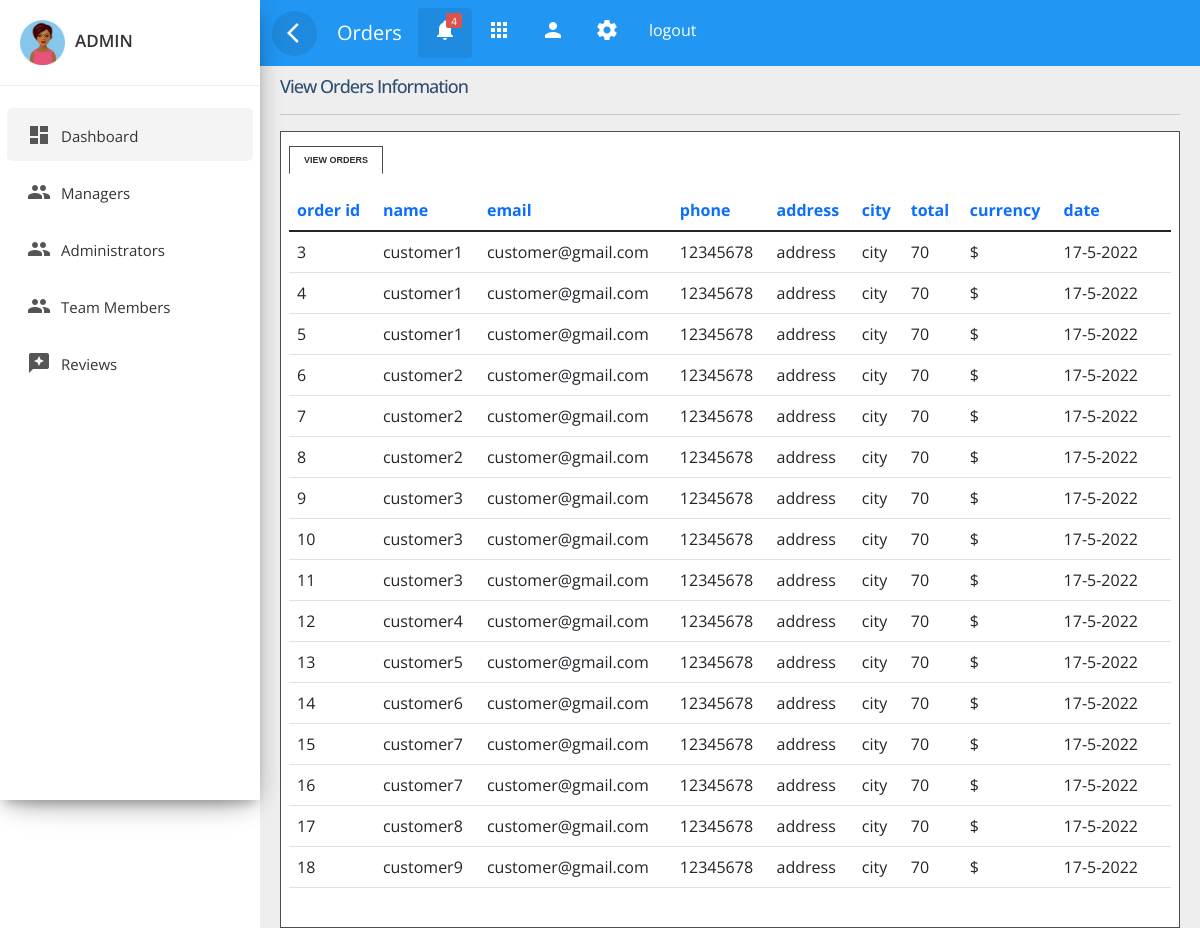
Page /admin_panel/admin/view_orders.php (signed in) on the committed database.
### tables this page shows
CREATE TABLE `orderinfo` (
  `order_id` int(11) NOT NULL,
  `customer_name` varchar(30) NOT NULL,
  `customer_email` varchar(30) NOT NULL,
  `customer_phone` varchar(30) NOT NULL,
  `customer_address` varchar(1000) NOT NULL,
  `customer_city` varchar(30) NOT NULL,
  `customer_zip` varchar(30) NOT NULL,
  `customer_state` varchar(30) NOT NULL,
  `customer_country` varchar(30) NOT NULL,
  `order_total` float NOT NULL,
  `order_currency` varchar(5) NOT NULL,
  `order_date` varchar(30) NOT NULL
);

### admin_panel/admin/view_orders.php (the view, shortened to what this page needs)
<!doctype html>
<html lang="en">
<head>
	<link rel="stylesheet" href="../../plugins/bootstrap-5.1.3/css/bootstrap.min.css">
	<link rel="stylesheet" href="../css/custom.css">
	<link rel="stylesheet" href="../css/sidebar.css">
	<link rel="stylesheet" href="../css/top_navbar.css">
	<link rel="stylesheet" href="../css/tabbed_box.css">
</head>
<body>
	<?php
    include_once('../../includes/db_connect.php');
    ?>
	<div class="wrapper">
		<?php
        include('../includes/admin_sidebar.php'); ?>
		<div id="content">
			<?php
            include('../includes/top_navbar.php'); ?>
			<div class="main-content">
				<div id="tabbed_box" class="tabbed_box">
					<h4>View Orders Information</h4>
					<hr />
					<div class="tabbed_area">
						<ul class="tabs">
							<li><a href="javascript:tabSwitch('tab_1', 'content_1');" id="tab_1" class="active">View
									Orders</a></li>
						</ul>
						<div id="content_1" class="content">
							<div class="row ">
								<div class="col-lg-12 col-md-12">
									<div class="card">
										<div class="card-content table-responsive">
											<table class="table table-hover">
												<thead class="text-primary">
													<tr>
														<th>order id</th>
														<th>name</th>
														<th>email </th>
														<th>phone </th>
														<th>address </th>
														<th>city </th>
														<th>total</th>
														<th>currency</th>
														<th>date</th>
													</tr>
												</thead>
												<tbody>
													<?php
                                                    $result = mysqli_query($conn, "SELECT * FROM orderinfo");
                                                    while ($row = mysqli_fetch_assoc($result)) { ?>
													<tr>
														<td>
															<?php echo $row['order_id']; ?>
														</td>
														<td>
															<?php echo $row['customer_name']; ?>
														</td>
														<td>
															<?php echo $row['customer_email']; ?>
														</td>
														<td>
															<?php echo $row['customer_phone']; ?>
														</td>
														<td>
															<?php echo $row['customer_address']; ?>
														</td>
														<td>
															<?php echo $row['customer_city']; ?>
														</td>
														<td>
															<?php echo $row['order_total']; ?>
														</td>
														<td>
															<?php echo $row['order_currency']; ?>
														</td>
														<td>
															<?php echo $row['order_date']; ?>
														</td>
														<td>
														</td>
														<?php } ?>
												</tbody>
											</table>
										</div>
									</div>
								</div>
							</div>
						</div>
					</div>
				</div>
			</div>
		</div>
	</div>
</body>
</html>

### admin_panel/css/custom.css (style rules this page uses)
:root { --green: #27ae60; --light-green: rgb(106, 230, 106); --black: #192a56; --orange: #ffb674; --dark-orange: #fc8d67; --light-orange: #fec5b1; --green2: #369583; --purple: #8c74ff; --blue: #74bdff; --light-blue: #74e7ff; --light-pink: #ffb3e4; --brown: #564519; --pink: #ff7497; --light-color: #666; --box-shadow: 0 0.5rem 1.5rem rgba(0, 0, 0, 0.1); }
body, html { font-family: 'Roboto', sans-serif; color: #555e58; font-weight: 400; margin:0px; padding:0px; }
a { color: #333; font-weight: 400; }
ul, ol { padding: 0; margin:0px; list-style: none; }
a, a:hover, a:focus { color: #333; text-decoration: none; transition: all 0.3s; }
.wrapper { position: relative; width:100%; overflow:auto; }
@media only screen and (min-width:992px) { #content { width: calc(100% - 260px); position: relative; float: right; transition: all 0.3s; background-color: #EEEEEE; } }

### admin_panel/css/top_navbar.css (style rules this page uses)
#content { position: relative; transition: all 0.3s; background-color: #EEEEEE; }
.main-content { padding:10px 20px 0px 20px; position: relative; width: 100%; }

### admin_panel/css/tabbed_box.css (style rules this page uses)
html * { font-family: "Open Sans", sans-serif; }
.card { margin: 10px 0; }
.card { border-radius: 0px!important; }
.card { display: inline-block; position: relative; border:none!important; width: 100%; margin:15px 0; border-radius: 6px; color: rgba(0,0,0, 0.87); background: #fff; }
#tabbed_box { margin: 0px auto 0px 0px; }
.tabbed_box h4 { font-size: 18px; color: #2f4f6f; letter-spacing: -1px; margin-bottom: 10px; }
.tabbed_area { border: 1px solid #494e52; background-color: #fff; padding: 8px; }
ul.tabs { margin: 0px; padding: 0px; margin-top: 5px; margin-bottom: 6px; }
ul.tabs li { list-style: none; display: inline; }
ul.tabs li a { background-color: #1d2935; color: #f1efeb; padding: 8px 14px 8px 14px; text-decoration: none; font-size: 9px; font-family: Verdana, Arial, Helvetica, sans-serif; font-weight: bold; text-transform: uppercase; border: 1px solid #1d2935; }
ul.tabs li a.active { background-color: #ffffff; color: #282e32; border: 1px solid #464c54; border-bottom: 1px solid #ffffff; }
.content { background-color: #ffffff; }

### rows in the picture
orderinfo: order_id "3", customer_name "customer1", customer_email "customer@gmail.com", customer_phone "12345678", customer_address "address", customer_city "city", order_total "70", order_currency "$", order_date "17-5-2022"
orderinfo: order_id "4", customer_name "customer1", customer_email "customer@gmail.com", customer_phone "12345678", customer_address "address", customer_city "city", order_total "70", order_currency "$", order_date "17-5-2022"
orderinfo: order_id "5", customer_name "customer1", customer_email "customer@gmail.com", customer_phone "12345678", customer_address "address", customer_city "city", order_total "70", order_currency "$", order_date "17-5-2022"
orderinfo: order_id "6", customer_name "customer2", customer_email "customer@gmail.com", customer_phone "12345678", customer_address "address", customer_city "city", order_total "70", order_currency "$", order_date "17-5-2022"
orderinfo: order_id "7", customer_name "customer2", customer_email "customer@gmail.com", customer_phone "12345678", customer_address "address", customer_city "city", order_total "70", order_currency "$", order_date "17-5-2022"
orderinfo: order_id "8", customer_name "customer2", customer_email "customer@gmail.com", customer_phone "12345678", customer_address "address", customer_city "city", order_total "70", order_currency "$", order_date "17-5-2022"
orderinfo: order_id "9", customer_name "customer3", customer_email "customer@gmail.com", customer_phone "12345678", customer_address "address", customer_city "city", order_total "70", order_currency "$", order_date "17-5-2022"
orderinfo: order_id "10", customer_name "customer3", customer_email "customer@gmail.com", customer_phone "12345678", customer_address "address", customer_city "city", order_total "70", order_currency "$", order_date "17-5-2022"
orderinfo: order_id "11", customer_name "customer3", customer_email "customer@gmail.com", customer_phone "12345678", customer_address "address", customer_city "city", order_total "70", order_currency "$", order_date "17-5-2022"
orderinfo: order_id "12", customer_name "customer4", customer_email "customer@gmail.com", customer_phone "12345678", customer_address "address", customer_city "city", order_total "70", order_currency "$", order_date "17-5-2022"
orderinfo: order_id "13", customer_name "customer5", customer_email "customer@gmail.com", customer_phone "12345678", customer_address "address", customer_city "city", order_total "70", order_currency "$", order_date "17-5-2022"
orderinfo: order_id "14", customer_name "customer6", customer_email "customer@gmail.com", customer_phone "12345678", customer_address "address", customer_city "city", order_total "70", order_currency "$", order_date "17-5-2022"
orderinfo: order_id "15", customer_name "customer7", customer_email "customer@gmail.com", customer_phone "12345678", customer_address "address", customer_city "city", order_total "70", order_currency "$", order_date "17-5-2022"
orderinfo: order_id "16", customer_name "customer7", customer_email "customer@gmail.com", customer_phone "12345678", customer_address "address", customer_city "city", order_total "70", order_currency "$", order_date "17-5-2022"
orderinfo: order_id "17", customer_name "customer8", customer_email "customer@gmail.com", customer_phone "12345678", customer_address "address", customer_city "city", order_total "70", order_currency "$", order_date "17-5-2022"
orderinfo: order_id "18", customer_name "customer9", customer_email "customer@gmail.com", customer_phone "12345678", customer_address "address", customer_city "city", order_total "70", order_currency "$", order_date "17-5-2022"

### other values in the picture
$_SESSION['admin_username'] "ADMIN"
$section "Orders"
